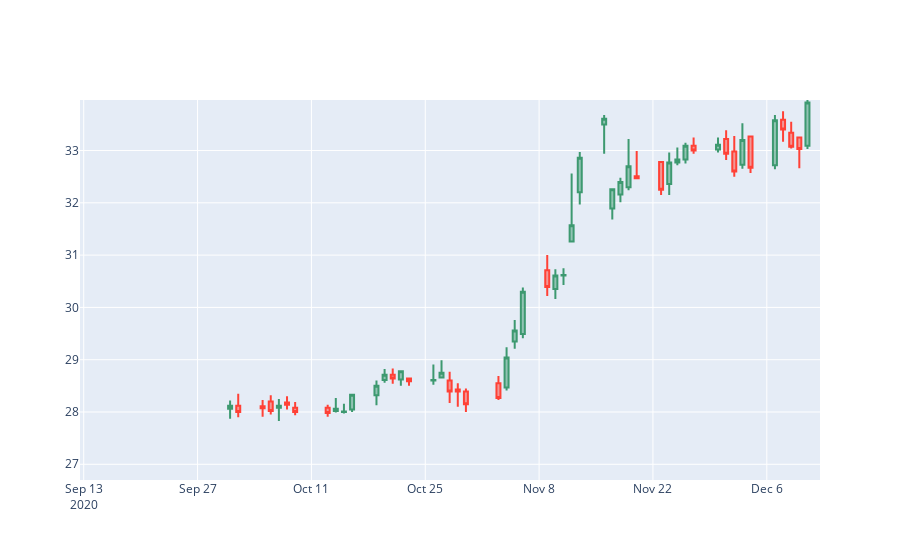

Write notebook code for a chart like this one.
### Code cell
#Analisando Outliers TAEE11
#print(df_historico.query("CODIGO_NEGOCIACAO == 'TAEE11'").sort_values('PRECO_FECHAMENTO', ascending=False).head(30))
#print(df_historico.query("CODIGO_NEGOCIACAO == 'TAEE11'").mean())
#print(df_historico.query("CODIGO_NEGOCIACAO == 'TAEE11'").min())
#print(df_historico.query("CODIGO_NEGOCIACAO == 'TAEE11'").max())

df_teste = df_historico.query("CODIGO_NEGOCIACAO == 'TAEE11'")
df_teste = df_teste.reset_index()

df_teste = df_teste.query("DATA_PREGAO >= '2020-10-01'")
print(df_teste)

fig = go.Figure(data=[go.Candlestick(x=df_teste['DATA_PREGAO'],
                open=df_teste['PRECO_ABERTURA'], high=df_teste['PRECO_MAXIMO'],
                low=df_teste['PRECO_MINIMO'], close=df_teste['PRECO_FECHAMENTO'])
                     ])

fig.update_layout(xaxis_rangeslider_visible=False)
fig.show()
